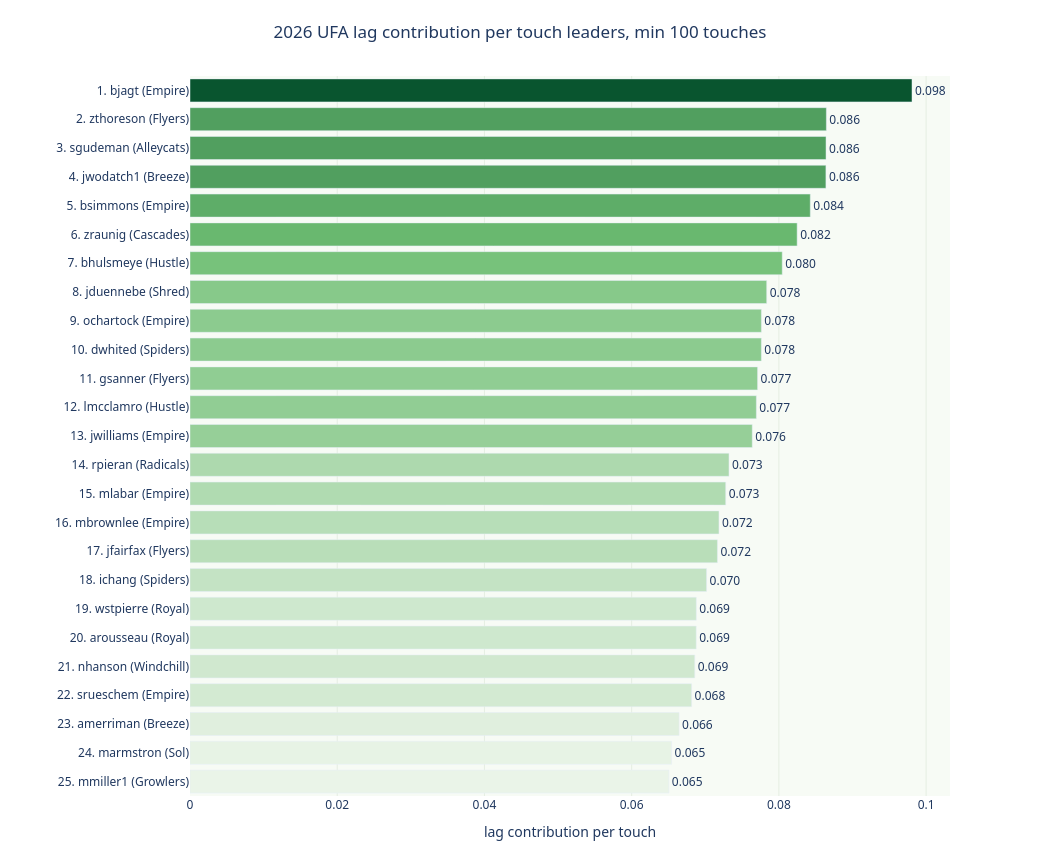

This figure's notebook cell:
### Code cell
plot_data = lag_leaderboard.head(TOP_N).sort_values('lag_contribution_per_touch', ascending=True).copy()
plot_data['player_label'] = (
    plot_data['rank'].astype(int).astype(str)
    + '. '
    + plot_data['thrower'].astype(str)
    + ' ('
    + plot_data['team_id'].astype(str).str.title()
    + ')'
)

fig = px.bar(
    plot_data,
    x='lag_contribution_per_touch',
    y='player_label',
    orientation='h',
    text='lag_contribution_per_touch',
    color='lag_contribution_per_touch',
    color_continuous_scale=[(0, '#eaf4e8'), (0.5, '#6fbe73'), (1, '#09552f')],
    hover_data={
        'player_label': False,
        'lag_contribution_per_touch': ':.3f',
        'lag_contribution_per_100_touches': ':.2f',
        'total_lag_contribution': ':.2f',
        'touches': ':,',
        'goal_setups': ':,',
        'goal_setup_rate': ':.1%',
        'thrower_aec_per_touch': ':.3f',
        'avg_cp': ':.1%',
        'avg_cpoe': ':.1%',
        'huck_rate': ':.1%',
    },
    labels={
        'lag_contribution_per_touch': 'lag contribution per touch',
        'player_label': '',
    },
    title=f'{SEASON} UFA lag contribution per touch leaders, min {MIN_TOUCHES} touches',
)
fig.update_traces(texttemplate='%{x:.3f}', textposition='outside', cliponaxis=False)
fig.update_layout(
    title={'x': 0.5, 'xanchor': 'center'},
    width=1040,
    height=max(560, 28 * len(plot_data) + 160),
    margin={'l': 190, 'r': 90, 't': 76, 'b': 64},
    coloraxis_showscale=False,
    plot_bgcolor='#f7fbf5',
    paper_bgcolor='#ffffff',
    font={'family': 'Segoe UI, Arial, sans-serif', 'color': '#20385f'},
    hoverlabel={'bgcolor': '#ffffff', 'font': {'color': '#14213d'}},
)
fig.update_xaxes(showgrid=True, gridcolor='#e5eee2', zeroline=False)
fig.update_yaxes(ticks='')
fig

### Figure 1 — Plotly figure (JSON) as saved in the notebook; plotly's stock layout.template omitted (floating-point values rounded to 4 significant figures; data arrays with more than 128 entries replaced by an {"elided": "..."} marker saying what was removed)
{"data": [{"cliponaxis": false, "customdata": {"elided": "25x9 float values"}, "hovertemplate": "lag contribution per touch=%{marker.color:.3f}<br>lag_contribution_per_100_touches=%{customdata[0]:.2f}<br>total_lag_contribution=%{customdata[1]:.2f}<br>touches=%{customdata[2]:,}<br>goal_setups=%{customdata[3]:,}<br>goal_setup_rate=%{customdata[4]:.1%}<br>thrower_aec_per_touch=%{customdata[5]:.3f}<br>avg_cp=%{customdata[6]:.1%}<br>avg_cpoe=%{customdata[7]:.1%}<br>huck_rate=%{customdata[8]:.1%}<extra></extra>", "legendgroup": "", "marker": {"color": [0.06505, 0.06542, 0.06644, 0.06814, 0.06857, 0.06877, 0.06878, 0.07018, 0.07165, 0.07186, 0.07277, 0.07322, 0.07638, 0.07694, 0.07711, 0.07762, 0.07762, 0.07834, 0.08046, 0.08248, 0.08427, 0.08639, 0.0864, 0.08645, 0.09808], "coloraxis": "coloraxis", "pattern": {"shape": ""}}, "name": "", "orientation": "h", "showlegend": false, "text": [0.06505, 0.06542, 0.06644, 0.06814, 0.06857, 0.06877, 0.06878, 0.07018, 0.07165, 0.07186, 0.07277, 0.07322, 0.07638, 0.07694, 0.07711, 0.07762, 0.07762, 0.07834, 0.08046, 0.08248, 0.08427, 0.08639, 0.0864, 0.08645, 0.09808], "textposition": "outside", "texttemplate": "%{x:.3f}", "type": "bar", "x": [0.06505, 0.06542, 0.06644, 0.06814, 0.06857, 0.06877, 0.06878, 0.07018, 0.07165, 0.07186, 0.07277, 0.07322, 0.07638, 0.07694, 0.07711, 0.07762, 0.07762, 0.07834, 0.08046, 0.08248, 0.08427, 0.08639, 0.0864, 0.08645, 0.09808], "xaxis": "x", "y": ["25. mmiller1 (Growlers)", "24. marmstron (Sol)", "23. amerriman (Breeze)", "22. srueschem (Empire)", "21. nhanson (Windchill)", "20. arousseau (Royal)", "19. wstpierre (Royal)", "18. ichang (Spiders)", "17. jfairfax (Flyers)", "16. mbrownlee (Empire)", "15. mlabar (Empire)", "14. rpieran (Radicals)", "13. jwilliams (Empire)", "12. lmcclamro (Hustle)", "11. gsanner (Flyers)", "10. dwhited (Spiders)", "9. ochartock (Empire)", "8. jduennebe (Shred)", "7. bhulsmeye (Hustle)", "6. zraunig (Cascades)", "5. bsimmons (Empire)", "4. jwodatch1 (Breeze)", "3. sgudeman (Alleycats)", "2. zthoreson (Flyers)", "1. bjagt (Empire)"], "yaxis": "y"}], "layout": {"barmode": "relative", "coloraxis": {"autocolorscale": false, "colorbar": {"title": {"text": "lag contribution per touch"}}, "colorscale": [[0, "#eaf4e8"], [0.5, "#6fbe73"], [1, "#09552f"]], "showscale": false}, "font": {"color": "#20385f", "family": "Segoe UI, Arial, sans-serif"}, "height": 860, "hoverlabel": {"bgcolor": "#ffffff", "font": {"color": "#14213d"}}, "legend": {"tracegroupgap": 0}, "margin": {"b": 64, "l": 190, "r": 90, "t": 76}, "paper_bgcolor": "#ffffff", "plot_bgcolor": "#f7fbf5", "title": {"text": "2026 UFA lag contribution per touch leaders, min 100 touches", "x": 0.5, "xanchor": "center"}, "width": 1040, "xaxis": {"anchor": "y", "domain": [0, 1], "gridcolor": "#e5eee2", "showgrid": true, "title": {"text": "lag contribution per touch"}, "zeroline": false}, "yaxis": {"anchor": "x", "domain": [0, 1], "ticks": "", "title": {"text": ""}}}}
